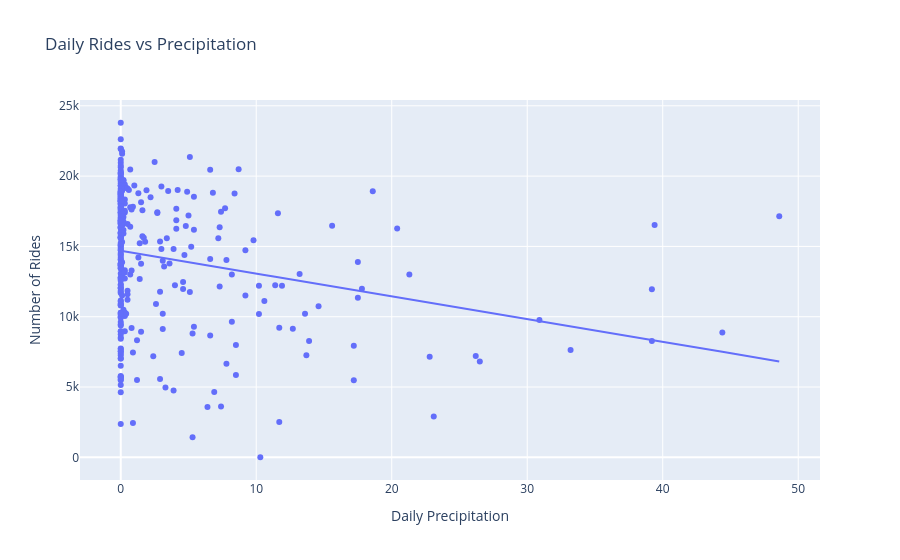

Here is the notebook cell this chart was saved with:
### Markdown cell above
## Relationship Between Precipitation and Bike Usage

We analyze the relationship between daily precipitation and the number
of Citi Bike rides.

A scatter plot with a regression trendline is used to evaluate whether
rainfall affects daily bike usage.

### Code cell
fig = px.scatter(
    bike_weather_daily,
    x="precipitation_sum",
    y="number_of_rides",
    trendline="ols",
    title="Daily Rides vs Precipitation"
)

fig.update_layout(
    xaxis_title="Daily Precipitation",
    yaxis_title="Number of Rides"
)

fig.show()

### Figure 1 — Plotly figure (JSON) as saved in the notebook; plotly's stock layout.template omitted (floating-point values rounded to 4 significant figures; data arrays with more than 128 entries replaced by an {"elided": "..."} marker saying what was removed)
{"data": [{"hovertemplate": "precipitation_sum=%{x}<br>number_of_rides=%{y}<extra></extra>", "legendgroup": "", "marker": {"color": "#636efa", "symbol": "circle"}, "mode": "markers", "name": "", "orientation": "v", "showlegend": false, "type": "scatter", "x": {"elided": "335 float values"}, "xaxis": "x", "y": {"elided": "335 int values"}, "yaxis": "y"}, {"hovertemplate": "<b>OLS trendline</b><br>number_of_rides = -161.842 * precipitation_sum + 14688.3<br>R<sup>2</sup>=0.061590<br><br>precipitation_sum=%{x}<br>number_of_rides=%{y} <b>(trend)</b><extra></extra>", "legendgroup": "", "marker": {"color": "#636efa", "symbol": "circle"}, "mode": "lines", "name": "", "showlegend": false, "type": "scatter", "x": {"elided": "335 float values"}, "xaxis": "x", "y": {"elided": "335 float values"}, "yaxis": "y"}], "layout": {"legend": {"tracegroupgap": 0}, "title": {"text": "Daily Rides vs Precipitation"}, "xaxis": {"anchor": "y", "domain": [0, 1], "title": {"text": "Daily Precipitation"}}, "yaxis": {"anchor": "x", "domain": [0, 1], "title": {"text": "Number of Rides"}}}}
